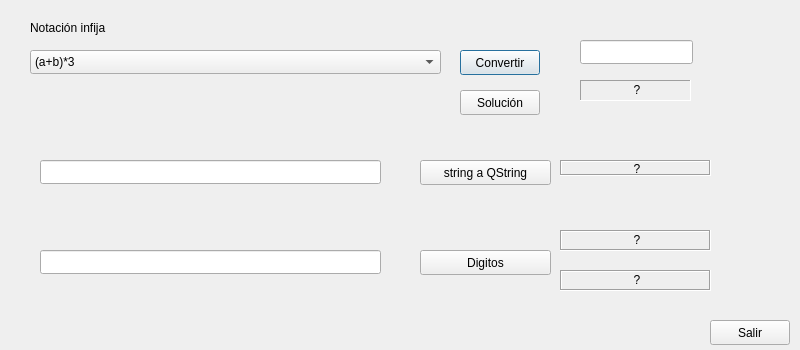
<?xml version="1.0" encoding="UTF-8"?>
<ui version="4.0">
 <class>Dialog</class>
 <widget class="QDialog" name="Dialog">
  <property name="geometry">
   <rect>
    <x>0</x>
    <y>0</y>
    <width>800</width>
    <height>350</height>
   </rect>
  </property>
  <property name="windowTitle">
   <string>Dialog</string>
  </property>
  <widget class="QComboBox" name="comboBox">
   <property name="geometry">
    <rect>
     <x>30</x>
     <y>50</y>
     <width>411</width>
     <height>24</height>
    </rect>
   </property>
   <item>
    <property name="text">
     <string>(a+b)*3</string>
    </property>
   </item>
  </widget>
  <widget class="QLabel" name="label">
   <property name="geometry">
    <rect>
     <x>30</x>
     <y>20</y>
     <width>161</width>
     <height>16</height>
    </rect>
   </property>
   <property name="text">
    <string>Notación infija</string>
   </property>
  </widget>
  <widget class="QPushButton" name="pushButton">
   <property name="geometry">
    <rect>
     <x>460</x>
     <y>50</y>
     <width>80</width>
     <height>25</height>
    </rect>
   </property>
   <property name="text">
    <string>Convertir</string>
   </property>
  </widget>
  <widget class="QPushButton" name="pushButton_2">
   <property name="geometry">
    <rect>
     <x>460</x>
     <y>90</y>
     <width>80</width>
     <height>25</height>
    </rect>
   </property>
   <property name="text">
    <string>Solución</string>
   </property>
  </widget>
  <widget class="QLineEdit" name="lineEdit">
   <property name="enabled">
    <bool>true</bool>
   </property>
   <property name="geometry">
    <rect>
     <x>580</x>
     <y>40</y>
     <width>113</width>
     <height>24</height>
    </rect>
   </property>
   <property name="readOnly">
    <bool>true</bool>
   </property>
  </widget>
  <widget class="QPushButton" name="pushButton_3">
   <property name="geometry">
    <rect>
     <x>710</x>
     <y>320</y>
     <width>80</width>
     <height>25</height>
    </rect>
   </property>
   <property name="text">
    <string>Salir</string>
   </property>
  </widget>
  <widget class="QLabel" name="label_2">
   <property name="geometry">
    <rect>
     <x>580</x>
     <y>80</y>
     <width>111</width>
     <height>21</height>
    </rect>
   </property>
   <property name="frameShape">
    <enum>QFrame::Panel</enum>
   </property>
   <property name="frameShadow">
    <enum>QFrame::Sunken</enum>
   </property>
   <property name="text">
    <string>&lt;html&gt;&lt;head/&gt;&lt;body&gt;&lt;p align=&quot;center&quot;&gt;?&lt;/p&gt;&lt;/body&gt;&lt;/html&gt;</string>
   </property>
  </widget>
  <widget class="QPushButton" name="pushButton_4">
   <property name="geometry">
    <rect>
     <x>420</x>
     <y>160</y>
     <width>131</width>
     <height>25</height>
    </rect>
   </property>
   <property name="text">
    <string>string a QString</string>
   </property>
  </widget>
  <widget class="QLineEdit" name="lineEdit_2">
   <property name="geometry">
    <rect>
     <x>40</x>
     <y>160</y>
     <width>341</width>
     <height>24</height>
    </rect>
   </property>
  </widget>
  <widget class="QLabel" name="label_3">
   <property name="geometry">
    <rect>
     <x>560</x>
     <y>160</y>
     <width>151</width>
     <height>16</height>
    </rect>
   </property>
   <property name="frameShape">
    <enum>QFrame::Box</enum>
   </property>
   <property name="frameShadow">
    <enum>QFrame::Sunken</enum>
   </property>
   <property name="text">
    <string>&lt;html&gt;&lt;head/&gt;&lt;body&gt;&lt;p align=&quot;center&quot;&gt;?&lt;/p&gt;&lt;/body&gt;&lt;/html&gt;</string>
   </property>
  </widget>
  <widget class="QLineEdit" name="lineEdit_3">
   <property name="geometry">
    <rect>
     <x>40</x>
     <y>250</y>
     <width>341</width>
     <height>24</height>
    </rect>
   </property>
  </widget>
  <widget class="QPushButton" name="pushButton_5">
   <property name="geometry">
    <rect>
     <x>420</x>
     <y>250</y>
     <width>131</width>
     <height>25</height>
    </rect>
   </property>
   <property name="text">
    <string>Digitos</string>
   </property>
  </widget>
  <widget class="QLabel" name="label_4">
   <property name="geometry">
    <rect>
     <x>560</x>
     <y>230</y>
     <width>151</width>
     <height>21</height>
    </rect>
   </property>
   <property name="frameShape">
    <enum>QFrame::Box</enum>
   </property>
   <property name="frameShadow">
    <enum>QFrame::Sunken</enum>
   </property>
   <property name="text">
    <string>&lt;html&gt;&lt;head/&gt;&lt;body&gt;&lt;p align=&quot;center&quot;&gt;?&lt;/p&gt;&lt;/body&gt;&lt;/html&gt;</string>
   </property>
  </widget>
  <widget class="QLabel" name="label_5">
   <property name="geometry">
    <rect>
     <x>560</x>
     <y>270</y>
     <width>151</width>
     <height>21</height>
    </rect>
   </property>
   <property name="frameShape">
    <enum>QFrame::Box</enum>
   </property>
   <property name="frameShadow">
    <enum>QFrame::Sunken</enum>
   </property>
   <property name="text">
    <string>&lt;html&gt;&lt;head/&gt;&lt;body&gt;&lt;p align=&quot;center&quot;&gt;?&lt;/p&gt;&lt;/body&gt;&lt;/html&gt;</string>
   </property>
  </widget>
 </widget>
 <resources/>
 <connections>
  <connection>
   <sender>pushButton_3</sender>
   <signal>clicked()</signal>
   <receiver>Dialog</receiver>
   <slot>close()</slot>
   <hints>
    <hint type="sourcelabel">
     <x>708</x>
     <y>161</y>
    </hint>
    <hint type="destinationlabel">
     <x>756</x>
     <y>96</y>
    </hint>
   </hints>
  </connection>
 </connections>
</ui>
